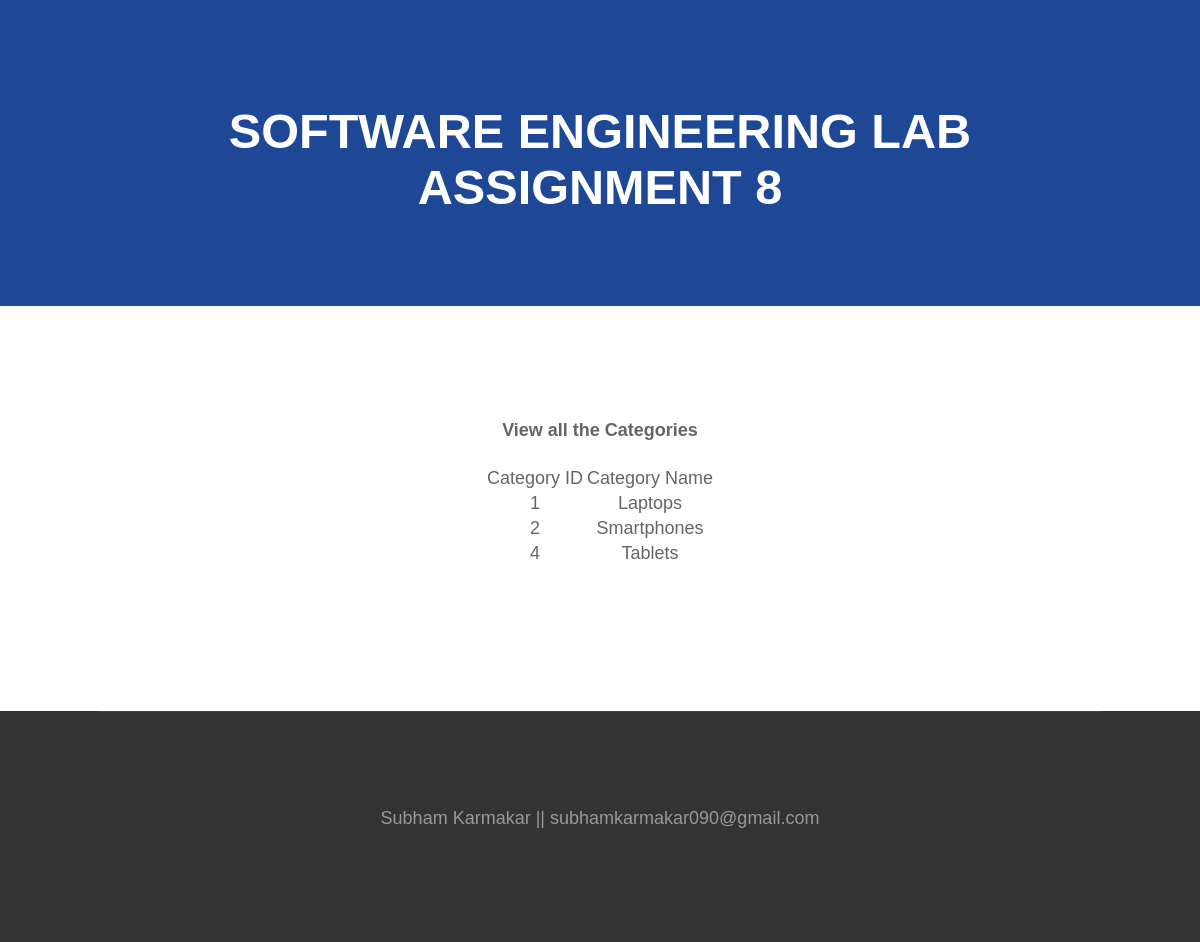
/Assignment_8/Client/view_categories.php, run on the app's committed database.
### tables this page shows
CREATE TABLE `Categories` (
  `C_ID` int(11) NOT NULL,
  `Name` varchar(50) NOT NULL,
  `Status` varchar(50) NOT NULL DEFAULT 'Active'
);

### Assignment_8/Client/view_categories.php (the view)
<!DOCTYPE html>
<html lang="en">
<?php
	include "./Components/Shared/header.php";
	include "./Components/db_connection.php";
	$query_2 = "SELECT * FROM Categories WHERE Status = 'Active';";
	$result = mysqli_query($connection, $query_2);
?>
<body>
	<div id="wrapper">
		<div id="banner">
			<div class="container">
				<div class="title">
					<h2>SOFTWARE ENGINEERING LAB</h2>
					<h2>ASSIGNMENT 8</h2>
				</div>
			</div>
		</div>
		<div id="page" class="container">
			<div class="title">
				<h4>View all the Categories</h4>
				<table style="margin: auto;">
					<tr>
						<td>Category ID</td>
						<td>Category Name</td>
					</tr>
					<?php while ($fetch = mysqli_fetch_object($result)) { ?>
					<tr>
						<td>
							<?php echo $fetch->C_ID; ?>
						</td>
						<td>
							<?php echo $fetch->Name; ?>
						</td>
					</tr>
					<?php } ?>
				</table>
			</div>
		</div>
	</div>
	<?php include "./Components/Shared/footer.php" ?>
</body>
</html>

### Assignment_8/Client/CSS/main.css (style rules this page uses)
html, body { height: 100%; }
body { margin: 0px; padding: 0px; background: #333333; font-family: Verdana, Geneva, Tahoma, sans-serif; font-size: 11pt; font-weight: 300; color: #656565; }
h1, h2, h3 { margin: 0; padding: 0; font-weight: 700; color: #2B3F48; }
.container { overflow: hidden; margin: 0em auto; width: 1000px; font-size: 18px; }
.title { margin-bottom: 3em; }
.title h2 { text-transform: uppercase; font-size: 2.7em; }
#wrapper { background: #FFF; }
#banner { overflow: hidden; padding: 7em 0em 5em 0em; background: #1e4896; background-size: cover; text-align: center; color: rgba(255,255,255,.8); }
#banner .title { margin-bottom: 1em; text-transform: uppercase !important; }
#banner .title h2 { color: #FFF; }
#page { padding: 5em 0em; text-align: center; }

### data on the page
categories: C_ID "1", Name "Laptops"
categories: C_ID "2", Name "Smartphones"
categories: C_ID "4", Name "Tablets"
